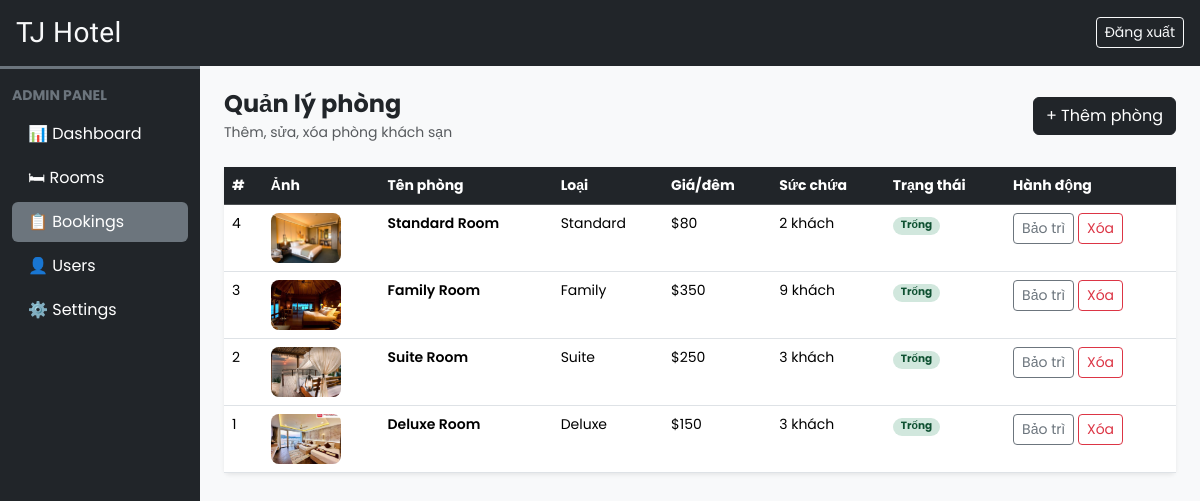
The page /admin/bookings.php (signed in) on the database its author committed.
### tables this page shows
CREATE TABLE IF NOT EXISTS `rooms` (
    `id`          INT(11)        NOT NULL AUTO_INCREMENT,
    `name`        VARCHAR(100)   NOT NULL,
    `type`        VARCHAR(50)    NOT NULL,
    `price`       DECIMAL(10,2)  NOT NULL,
    `capacity`    INT(11)        NOT NULL DEFAULT 2,
    `description` TEXT,
    `image`       VARCHAR(255),
    `status`      ENUM('available','booked','maintenance') NOT NULL DEFAULT 'available',
    `created_at`  TIMESTAMP      NOT NULL DEFAULT CURRENT_TIMESTAMP,
    PRIMARY KEY (`id`)
);

### admin/inc/db_config.php (called while the page is built, shortened)
<?php
function select($sql, $values = [], $datatypes = "") {
    $con = $GLOBALS['con'];
    if (empty($values)) {
        $res = mysqli_query($con, $sql);
        return $res;
    }
    $stmt = mysqli_prepare($con, $sql);
    mysqli_stmt_execute($stmt);
    $res = mysqli_stmt_get_result($stmt);
    return $res;
}
?>

### admin/bookings.php (the view, shortened to what this page needs)
<?php
require('inc/db_config.php');
$rooms_res = select("SELECT * FROM `rooms` ORDER BY `id` DESC");
?>
<!DOCTYPE html>
<html lang="vi">
<head>
    <?php require('inc/link.php'); ?>
</head>
<body class="bg-light">
<?php require('inc/header.php'); ?>
<div class="col-lg-10 ms-auto p-4" id="main-content">
    <div class="d-flex justify-content-between align-items-center mb-4">
        <div>
            <h4 class="fw-bold mb-1">Quản lý phòng</h4>
            <p class="text-muted small mb-0">Thêm, sửa, xóa phòng khách sạn</p>
        </div>
        <button class="btn btn-dark shadow-none" data-bs-toggle="modal" data-bs-target="#addRoomModal">+ Thêm phòng</button>
    </div>
    <div class="card border-0 shadow-sm">
        <div class="card-body p-0">
            <div class="table-responsive">
                <table class="table table-hover mb-0">
                    <thead class="table-dark">
                        <tr><th>#</th><th>Ảnh</th><th>Tên phòng</th><th>Loại</th><th>Giá/đêm</th><th>Sức chứa</th><th>Trạng thái</th><th>Hành động</th></tr>
                    </thead>
                    <tbody>
                    <?php if ($rooms_res && mysqli_num_rows($rooms_res) > 0):
                        while ($r = mysqli_fetch_assoc($rooms_res)): ?>
                        <tr>
                            <td><?= $r['id'] ?></td>
                            <td>
                                <?php if ($r['image']): ?>
                                    <img src="../<?= htmlspecialchars($r['image']) ?>" class="room-img" alt="">
                                <?php else: ?>
                                    <div class="room-img bg-secondary d-flex align-items-center justify-content-center text-white" style="font-size:.7rem;">No img</div>
                                <?php endif; ?>
                            </td>
                            <td class="fw-semibold"><?= htmlspecialchars($r['name']) ?></td>
                            <td><?= ucfirst($r['type']) ?></td>
                            <td>$<?= number_format($r['price'], 0) ?></td>
                            <td><?= $r['capacity'] ?> khách</td>
                            <td>
                                <?php
                                $badge = match($r['status']) { 'booked'=>'badge-booked','maintenance'=>'badge-maintenance',default=>'badge-available' };
                                $label = match($r['status']) { 'booked'=>'Đã đặt','maintenance'=>'Bảo trì',default=>'Trống' };
                                ?>
                                <span class="badge <?= $badge ?> rounded-pill px-2"><?= $label ?></span>
                            </td>
                            <td>
                                <div class="d-flex gap-1">
                                    <form method="POST">
                                        <button name="toggle_status" class="btn btn-sm btn-outline-secondary shadow-none">
                                            <?= $r['status'] === 'available' ? 'Bảo trì' : 'Mở lại' ?>
                                        </button>
                                    </form>
                                    <form method="POST" onsubmit="return confirm('Xóa phòng này?')">
                                        <button name="delete_room" class="btn btn-sm btn-outline-danger shadow-none">Xóa</button>
                                    </form>
                                </div>
                            </td>
                        </tr>
                        <?php endwhile; else: ?>
                        <tr><td colspan="8" class="text-center text-muted py-4">Chưa có phòng nào</td></tr>
                        <?php endif; ?>
                    </tbody>
                </table>
            </div>
        </div>
    </div>
</div>
</div>
</body>
</html>

### admin/inc/link.php (shortened to what this page needs)
<link href="https://cdn.jsdelivr.net/npm/bootstrap@5.3.3/dist/css/bootstrap.min.css" rel="stylesheet">
<link rel="stylesheet" href="https://cdn.jsdelivr.net/npm/bootstrap-icons@1.13.1/font/bootstrap-icons.min.css">
<link rel="stylesheet" href="../css/common.css">

### admin/inc/header.php (shortened to what this page needs)
<?php
$current = basename($_SERVER['PHP_SELF']);
function nav_link($href, $label, $current) {
    $active = ($current === $href) ? 'active bg-secondary' : '';
    return "<li class='nav-item'><a class='nav-link text-white $active' href='$href'>$label</a></li>";
}
?>
<div class="container-fluid bg-dark text-light p-3 d-flex align-items-center justify-content-between sticky-top" style="z-index:999;">
    <h3 class="mb-0 h-font">TJ Hotel</h3>
    <div class="d-flex align-items-center gap-3">
        <a href="logout.php" class="btn btn-outline-light btn-sm">Đăng xuất</a>
    </div>
</div>
<div class="row m-0">
    <div class="col-lg-2 p-0 bg-dark border-top border-3 border-secondary" style="min-height:100vh;" id="dashboard-menu">
        <nav class="navbar navbar-expand-lg navbar-dark">
            <div class="container-fluid flex-lg-column align-items-stretch">
                <span class="mt-2 text-secondary small fw-bold">ADMIN PANEL</span>
                <div class="collapse navbar-collapse flex-column align-items-stretch mt-2" id="adminDropdown">
                    <ul class="nav nav-pills flex-column gap-1">
                        <?= nav_link('dashboard.php', '📊 Dashboard', $current) ?>
                        <?= nav_link('rooms.php',    '🛏 Rooms',     $current) ?>
                        <?= nav_link('bookings.php', '📋 Bookings',  $current) ?>
                        <?= nav_link('users.php',    '👤 Users',     $current) ?>
                        <?= nav_link('settings.php', '⚙️ Settings',  $current) ?>
                    </ul>
                </div>
            </div>
        </nav>
    </div>

### css/common.css (style rules this page uses)
:root { --teal:#2ec1ac; --teal-hover:#279e8c; }
* { font-family: 'Poppins', sans-serif; }
.h-font { font-family: 'Merienda', cursive; }
.h-font { letter-spacing: .4px; }

### admin/bookings.php (style rules this page uses)
table { font-size:.875rem; }
.room-img { width:70px; height:50px; object-fit:cover; border-radius:8px; }
.badge-available { background:#d1e7dd; color:#0f5132; }

### rows shown on the page
rooms: id "4", image (picture), name "Standard Room", type "Standard", price "80", capacity "2", status "Trống", shows "Bảo trì"
rooms: id "3", image (picture), name "Family Room", type "Family", price "350", capacity "9", status "Trống", shows "Bảo trì"
rooms: id "2", image (picture), name "Suite Room", type "Suite", price "250", capacity "3", status "Trống", shows "Bảo trì"
rooms: id "1", image (picture), name "Deluxe Room", type "Deluxe", price "150", capacity "3", status "Trống", shows "Bảo trì"

### other values the page prints
$label "📊 Dashboard 🛏 Rooms 📋 Bookings 👤 Users ⚙️ Settings"
